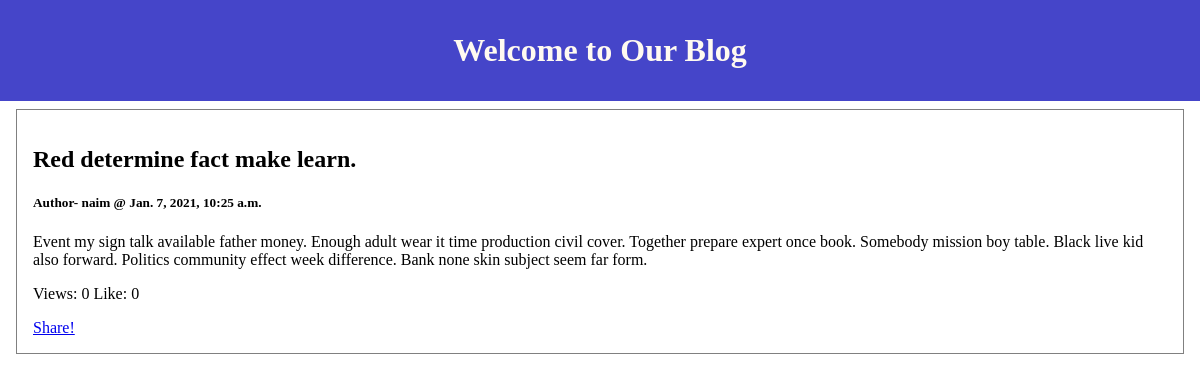
Screenshot of /blog/2021/1/7/Red-determine-fact-make-learn/ with the database file from the repository.
### blog/models.py (models this page shows, shortened)
class Post(models.Model):
    STATUS_CHOICES = (
        ('draft', 'Draft'),
        ('published', 'Published'),
    )
    objects = models.Manager() #default Manager
    published = PublishedManager()
    title = models.CharField(max_length=50, null=True)
    slug = models.SlugField(max_length=250, unique_for_date='publish', null=True)
    author = models.ForeignKey(User,
                                on_delete=models.CASCADE,
                                related_name='blog_posts',
                                null=True)
    body = models.TextField(null=True)
    publish = models.DateTimeField(default=timezone.now)
    created = models.DateTimeField(auto_now_add=True, null=True)
    updated = models.DateTimeField(auto_now=True, null=True)
    views = models.IntegerField(default=0)
    like = models.IntegerField(default=0)
    status = models.CharField(max_length=10, choices=STATUS_CHOICES, default="draft")
    class Meta:
        ordering = ('-publish',)

### blog/views.py (the view)
# urls.py: path('<int:year>/<int:month>/<int:day>/<slug:post_slug>/', views.post_details, name='post_details'),
def post_details(req, year, month, day, post_slug):
    post = get_object_or_404(Post,
        slug=post_slug,
        status='published',
        publish__year=year,
        publish__month=month,
        publish__day=day)
    return render(req, 'blog/post_details.html', {"post": post})

### templates/blog/post_details.html
{% extends "blog/base.html" %}
{% block content %}
    <h2>{{ post.title }}</h2>
    <h5>Author- {{post.author}} @ {{post.publish}}</h5>
    <p>
        {{post.body}}
    </p>
    <p>
        Views: {{post.views}} Like: {{post.like}}
    </p>
    <div>
        <a href="share/{{post.id}}">Share!</a>
    </div>
{% endblock %}

### static/css/styles.css (style rules this page uses)
body { padding: 0px; margin: 0px; }

### rows the page displays
Post: title "Red determine fact make learn.", author "naim", publish "Jan. 7, 2021, 10:25 a.m.", body "Event my sign talk available father money. Enough adult wear it time production civil cover. Together prepare expert once book. Somebody mission boy table. Black live kid also forward. Politics community effect week difference. Bank none skin subject seem far form.", views "0", like "0"
